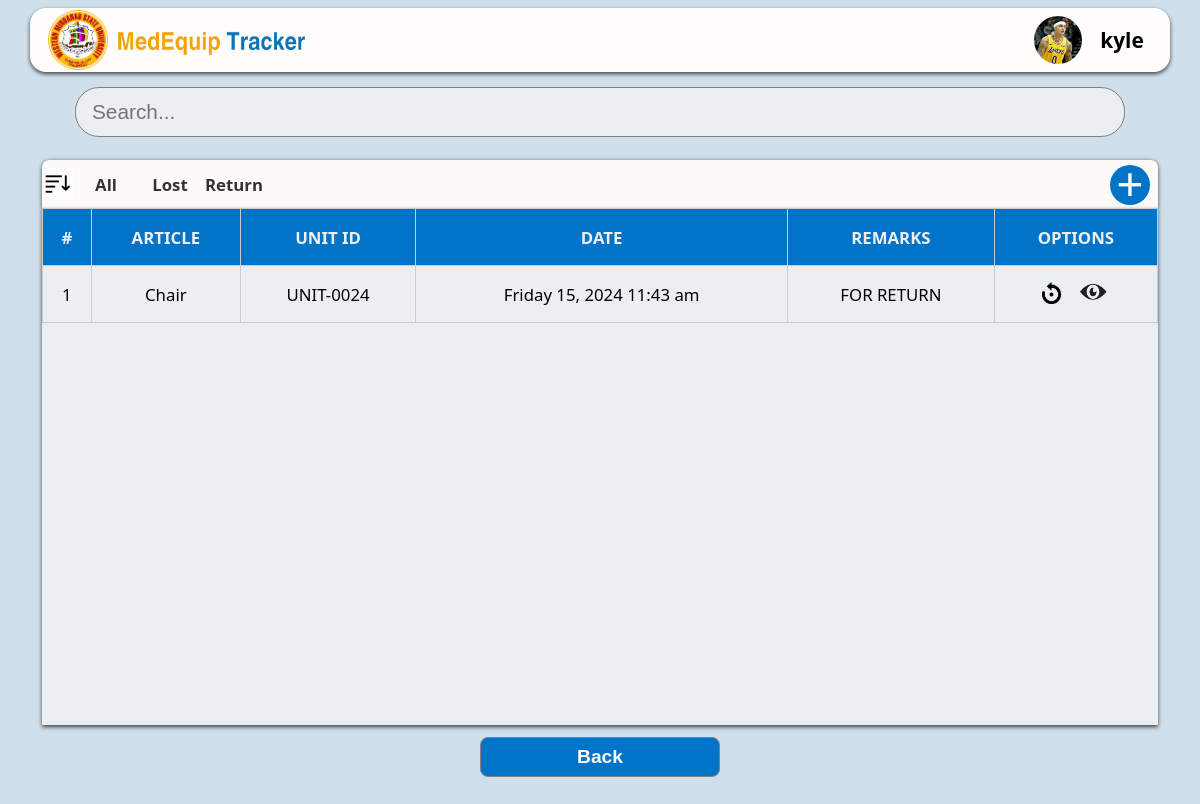
Page /admin panel/bin.php?id=1 (signed in) on the committed database.
### tables this page shows
CREATE TABLE `users` (
  `id` int(11) NOT NULL,
  `fullname` varchar(255) NOT NULL,
  `email` varchar(255) NOT NULL,
  `password` varchar(255) NOT NULL,
  `role` enum('admin','user','anonymous') NOT NULL DEFAULT 'anonymous',
  `contact` varchar(15) DEFAULT NULL,
  `department` varchar(255) DEFAULT NULL,
  `profile_img` varchar(255) DEFAULT NULL,
  `username` varchar(255) DEFAULT NULL,
  `gender` varchar(10) DEFAULT NULL,
  `address` varchar(100) DEFAULT NULL
);

CREATE TABLE `approved_report` (
  `approved_ID` int(11) NOT NULL,
  `user_ID` int(11) NOT NULL,
  `article` text DEFAULT NULL,
  `unit_ID` varchar(255) DEFAULT NULL,
  `unit_issue` varchar(255) DEFAULT NULL,
  `timestamp` timestamp NOT NULL DEFAULT current_timestamp()
);

### functions/header.php (called while the page is built)
<?php
include_once "../dbConfig/dbconnect.php";
$userID = isset($_GET['id']) ? $_GET['id'] : null;
function getUserInfo($conn, $userID) {
    $sql = "SELECT * FROM users WHERE id = '$userID'";
    $result = $conn->query($sql);
    if ($result && $result->num_rows > 0) {
        return $result->fetch_assoc();
    } else {
        return null;
    }
}
$userInfo = getUserInfo($conn, $userID);
?>

### admin panel/bin.php (the view, shortened to what this page needs)
<?php
include_once "../dbConfig/dbconnect.php";
include_once "../functions/header.php";
?>
<!DOCTYPE html>
<html lang="en">
<head>
    <link rel="stylesheet" href="../assets/css/index.css">
    <link rel="stylesheet" href="../assets/css/recycle.css">
    <link rel="stylesheet" href="../assets/css/sidebarShow.css">
</head>
<body id="body">
    <div class="container1">
        <div class="headerContainer">
        <div class="subHeaderContainer">
                <div class="imageContainer">
                    <div class="subImageContainer">
                        <img class="image" src="../assets/img/medLogo.png" alt="">
                    </div>
                    <div class="nameContainer">
                        <img class="system-name" src="../assets/img/system-name.png" alt="">
                    </div>
                </div>
                <div class="profileContainer">
                    <div class="subProfileContainer" id="profileContainer">
                        <?php
                            if (!empty($userInfo['profile_img'])) {
                                echo '<img class="headerImg" src="../uploads/' . $userInfo['profile_img'] . '" alt="Profile Image">';
                            } else {
                                echo '<img class="headerImg" src="../assets/img/person-circle.png" alt="Mountain Placeholder">';
                            }
                        ?>
                        </div>
                        <div class="subProfileContainer">
                        <p class="adminName"><?php echo $userInfo['username'] ?? ''; ?></p>
                    </div>
                </div>
            </div>
        </div>
        <div class="container">
            <div class="searchBarContainer">
                <input class="searchBar" type="text" id="searchInput" placeholder="Search..." oninput="liveSearch()">
            </div>
            <div class="filterContainer">
                <div class="subFilterContainer" >
                    <div class="sortContainer">
                        <img class="sort" src="../assets/img/th (2).jpg" alt="">
                    </div>
                    <div class="filter" onclick="filterByYear('all')">
                        <p class="year">All</p>
                    </div>
                    <div class="filter" onclick="filterByYear(2024)">
                        <p class="year">Lost</p>
                    </div>
                    <div class="filter" onclick="filterByYear(2023)">
                        <p class="year">Return</p>
                    </div>
                    <div class="med-icon">
                        <h1>+</h1>
                    </div>
                </div>
            </div>
           <div class="tableContainer">
                <table>
                    <thead>
                        <tr>
                            <th>#</th>
                            <th>ARTICLE</th>
                            <th>UNIT ID</th>
                            <th>DATE</th>
                            <th>REMARKS</th>
                            <th>OPTIONS</th>
                        </tr>
                    </thead>
                    <tbody">
                        <?php
                            $query = "SELECT approved_ID, user_ID, article, unit_ID, unit_issue, timestamp FROM approved_report  ORDER BY timestamp DESC";
                            $result = mysqli_query($conn, $query);
                            if ($result && mysqli_num_rows($result) > 0) {
                                $count = 1;
                                while ($row = mysqli_fetch_assoc($result)) {
                                    $article = $row['article'];
                                    $query_equipment = "SELECT equipment_ID FROM equipment WHERE article = '$article'";
                                    $result_equipment = mysqli_query($conn, $query_equipment);
                                    if ($result_equipment && mysqli_num_rows($result_equipment) > 0) {
                                        $row_equipment = mysqli_fetch_assoc($result_equipment);
                                    }
                                    $user_ID = $row['user_ID'];
                                    $query_user = "SELECT fullname FROM users WHERE id = '$user_ID'";
                                    $result_user = mysqli_query($conn, $query_user);
                                    if ($result_user && mysqli_num_rows($result_user) > 0) {
                                        $row_user = mysqli_fetch_assoc($result_user);
                                    }
                                    $formatted_timestamp = date("l j, Y h:i a", strtotime($row['timestamp']));
                                    echo "<tr>";
                                    echo "<td>{$count}</td>";
                                    echo "<td>" . $row['article'] . "</td>";
                                    echo "<td>" . $row['unit_ID'] . "</td>";
                                    echo "<td>" . $formatted_timestamp . "</td>";
                                    echo "<td>" . $row['unit_issue'] . "</td>";
                                    echo "<td class='actionContainer'>";
                                    echo "<img src='../assets/img/restore.png' alt='View' class='action-img' id='restore' style='width: 1.2rem; height: 0.5.rem; margin-right: 1rem;' data-unitid='{$row['unit_ID']}' data-article='{$row['article']}'
                                            data-fullname='{$row_user['fullname']}' data-equipmentid='{$row_equipment['equipment_ID']}' data-userid='{$user_ID}'>";
                                    echo "<a href='viewApprovedReport.php?approved_ID={$row['approved_ID']}&id={$userID}'><img src='../assets/img/view.png' alt='View' class='action-img' style='width: 2rem; height: 1.5rem;'></a>";
                                    echo "</td>";
                                    echo "</tr>";
                                    $count++;
                                }
                            } else {
                                echo "<tr><td colspan='6'>No records found</td></tr>";
                            }
                        ?>
                </table>
            </div>
            <div class="buttonContainer1">
                <a href="../admin panel/setting.php?id=<?php echo $userID; ?>">
                    <button class="button2" id="btn1">Back</button>
                </a>
            </div>
        </div>
    </div>
</body>
</html>

### assets/css/index.css (style rules this page uses)
* { margin: 0; padding: 0; }
body { background: rgb(207, 224, 236); font-family: system-ui, -apple-system; }
.headerContainer { height: 5rem; width: 100%; display: flex; justify-content: center; align-items: center; }
.subHeaderContainer { height: 4rem; width: 93%; border-radius: 1rem; backdrop-filter: blur(1rem); background-color: rgb(255,252,252); display: flex; flex-direction: row; justify-content: space-between; box-shadow: 0 2px 4px rgba(0, 0, 0, 0.7); }
.imageContainer { height: 100%; width: 12rem; display: flex; flex-direction: row; }
.subImageContainer { height: 100%; width: 3rem; margin-left: 1rem; display: flex; justify-content: center; align-items: center; }
.nameContainer { margin-left: 0.3rem; }
.nameContainer img { width: 14rem; height: 2.5rem; display: none; }
.profileContainer { height: 100%; width: 12rem; display: flex; flex-direction: row; justify-content: right; cursor: pointer; }
.subProfileContainer { height: 100%; width: 4rem; display: flex; justify-content: center; align-items: center; }
.headerImg { border-radius: 5rem; width: 3rem; height: 3rem; }
.profileContainer p { font-size: 1.3rem; }
.image { height: 3.7rem; }
.adminName, .userName { display: none; }
.container { height: 91vh; display: flex; flex-direction: column; align-items: center; }
.searchBarContainer { height: 4rem; width: 100%; display: flex; justify-content: center; align-items: center; }
.searchBar { height: 3rem; width: 86%; border-radius: 1.5rem; border: solid gray 1px; padding-left: 1rem; font-size: 1.3rem; background-color: rgba(255, 250, 250, 0.582); }
.filterContainer { height: 3rem; width: 100%; margin-top: 1rem; display: flex; justify-content: center; align-items: center; }
.subFilterContainer { height: 100%; width: 93%; background-color: snow; border-radius: 0.5rem 0.5rem 0rem 0rem; overflow-y: auto; display: flex; flex-direction: row; box-shadow: 0 1px 4px rgba(0, 0, 0, 0.7); }
.sortContainer { height: 100%; width: 2rem; display: flex; justify-content: center; align-items: center; cursor: pointer; }
.sort { height: 2rem; }
.filter { height: 100%; width: 4rem; display: flex; justify-content: center; align-items: center; cursor: pointer; color: #333; }
.year { font-size: 1.05rem; font-weight: bold; }
.med-icon { height: 2.5rem; width: 2.5rem; border: none; border-radius: 2rem; background-color: rgb(2, 116, 200); margin-left: auto; margin-right: 0.5rem; margin-top: 0.3rem; display: flex; align-items: center; justify-content: center; }
.med-icon h1 { font-size: 3rem; font-family: fantasy; color: #fff; }
.tableContainer { height: 70%; width: 93%; background-color: rgba(255, 250, 250, 0.582); overflow-x: auto; box-shadow: 0 2px 4px rgba(0, 0, 0, 0.7); }
th { background-color: rgb(2, 116, 200); }
@media only screen and (min-width: 1025px) and (max-width: 1440px) { .subHeaderContainer { width: 95%; display: flex; justify-content: space-between; } }
@media only screen and (min-width: 1025px) and (max-width: 1440px) { .adminName, .userName { display: block; } }
@media only screen and (min-width: 1025px) and (max-width: 1440px) { .nameContainer img { justify-content: center; align-items: center; width: 12rem; font-size: 1.3rem; display: block; } }
@media only screen and (min-width: 1025px) and (max-width: 1440px) { .nameContainer { display: block; margin-top: 0.9rem; } }
@media only screen and (min-width: 1025px) and (max-width: 1440px) { .adminName, .userName { font-weight: bold; font-size: 1.5rem; } }
@media only screen and (min-width: 1025px) and (max-width: 1440px) { .profileContainer { padding-right: 1rem; } }
@media only screen and (min-width: 1025px) and (max-width: 1440px) { .imageContainer { width: 18rem; } }
@media only screen and (min-width: 1025px) and (max-width: 1440px) { .subImageContainer { width: 4rem; } }
@media only screen and (min-width: 1025px) and (max-width: 1440px) { .tableContainer { height: 71%; width: 93%; background-color: rgba(255, 250, 250, 0.582); overflow-x: auto; } }
@media only screen and (min-width: 1025px) and (max-width: 1440px) { table { border-collapse: collapse; text-align: center; width: 100%; } }
@media only screen and (min-width: 1025px) and (max-width: 1440px) { th { background-color: rgb(2, 116, 200); color: rgb(239,239,239); } }
@media only screen and (min-width: 1025px) and (max-width: 1440px) { th, td { border: solid #ccc 0.2px; height: 2.5rem; padding: 0.5rem; justify-content: center; align-items: center; font-size: 1.05rem; } }

### assets/css/sidebarShow.css (style rules this page uses)
a { text-decoration: none; color: #000; }

### rows in the picture
users: profile_img (picture), username "kyle"
approved_report: article "Chair", unit_ID "UNIT-0024", timestamp "Friday 15, 2024 11:43 am", unit_issue "FOR RETURN"
